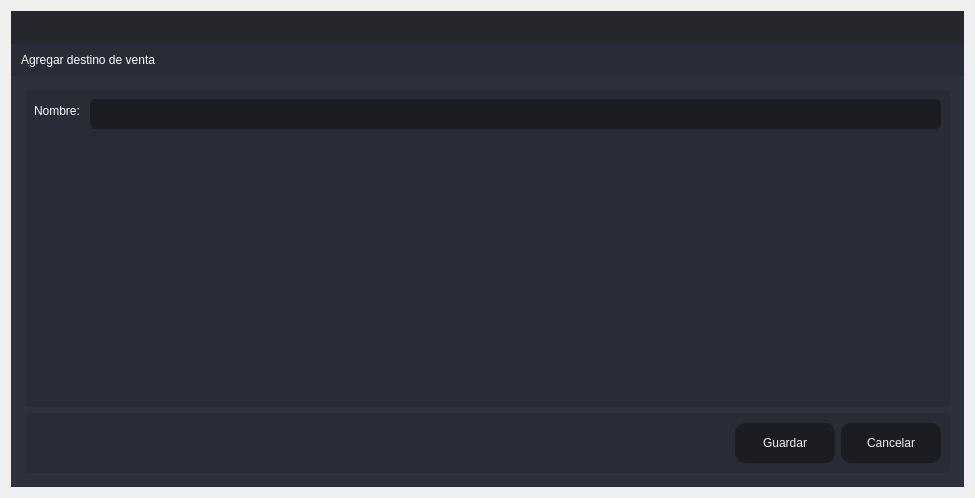
<?xml version="1.0" encoding="UTF-8"?>
<ui version="4.0">
 <class>Create_Destinovta</class>
 <widget class="QDialog" name="Create_Destinovta">
  <property name="windowModality">
   <enum>Qt::ApplicationModal</enum>
  </property>
  <property name="geometry">
   <rect>
    <x>0</x>
    <y>0</y>
    <width>975</width>
    <height>498</height>
   </rect>
  </property>
  <property name="windowTitle">
   <string>Agregar</string>
  </property>
  <layout class="QVBoxLayout" name="verticalLayout_6">
   <item>
    <widget class="QFrame" name="frame_main">
     <property name="styleSheet">
      <string notr="true">/* LINE EDIT */
QLineEdit {
	background-color: rgb(27, 29, 35);
	border-radius: 5px;
	border: 2px solid rgb(27, 29, 35);
	padding-left: 10px;
}
QLineEdit:hover {
	border: 2px solid rgb(64, 71, 88);
}
QLineEdit:focus {
	border: 2px solid rgb(91, 101, 124);
}

/* SCROLL BARS */
QScrollBar:horizontal {
    border: none;
    background: rgb(52, 59, 72);
    height: 14px;
    margin: 0px 21px 0 21px;
	border-radius: 0px;
}
QScrollBar::handle:horizontal {
    background: rgb(85, 170, 255);
    min-width: 25px;
	border-radius: 7px
}
QScrollBar::add-line:horizontal {
    border: none;
    background: rgb(55, 63, 77);
    width: 20px;
	border-top-right-radius: 7px;
    border-bottom-right-radius: 7px;
    subcontrol-position: right;
    subcontrol-origin: margin;
}
QScrollBar::sub-line:horizontal {
    border: none;
    background: rgb(55, 63, 77);
    width: 20px;
	border-top-left-radius: 7px;
    border-bottom-left-radius: 7px;
    subcontrol-position: left;
    subcontrol-origin: margin;
}
QScrollBar::up-arrow:horizontal, QScrollBar::down-arrow:horizontal
{
     background: none;
}
QScrollBar::add-page:horizontal, QScrollBar::sub-page:horizontal
{
     background: none;
}
 QScrollBar:vertical {
	border: none;
    background: rgb(52, 59, 72);
    width: 14px;
    margin: 21px 0 21px 0;
	border-radius: 0px;
 }
 QScrollBar::handle:vertical {	
	background: rgb(85, 170, 255);
    min-height: 25px;
	border-radius: 7px
 }
 QScrollBar::add-line:vertical {
     border: none;
    background: rgb(55, 63, 77);
     height: 20px;
	border-bottom-left-radius: 7px;
    border-bottom-right-radius: 7px;
     subcontrol-position: bottom;
     subcontrol-origin: margin;
 }
 QScrollBar::sub-line:vertical {
	border: none;
    background: rgb(55, 63, 77);
     height: 20px;
	border-top-left-radius: 7px;
    border-top-right-radius: 7px;
     subcontrol-position: top;
     subcontrol-origin: margin;
 }
 QScrollBar::up-arrow:vertical, QScrollBar::down-arrow:vertical {
     background: none;
 }

 QScrollBar::add-page:vertical, QScrollBar::sub-page:vertical {
     background: none;
 }

/* CHECKBOX */
QCheckBox::indicator {
    border: 3px solid rgb(52, 59, 72);
	width: 15px;
	height: 15px;
	border-radius: 10px;
    background: rgb(44, 49, 60);
}
QCheckBox::indicator:hover {
    border: 3px solid rgb(58, 66, 81);
}
QCheckBox::indicator:checked {
    background: 3px solid rgb(52, 59, 72);
	border: 3px solid rgb(52, 59, 72);	
	background-image: url(:/16x16/icons/16x16/cil-check-alt.png);
}

/* RADIO BUTTON */
QRadioButton::indicator {
    border: 3px solid rgb(52, 59, 72);
	width: 15px;
	height: 15px;
	border-radius: 10px;
    background: rgb(44, 49, 60);
}
QRadioButton::indicator:hover {
    border: 3px solid rgb(58, 66, 81);
}
QRadioButton::indicator:checked {
    background: 3px solid rgb(94, 106, 130);
	border: 3px solid rgb(52, 59, 72);	
}

/* COMBOBOX */
QComboBox{
	background-color: rgb(27, 29, 35);
	border-radius: 5px;
	border: 2px solid rgb(27, 29, 35);
	padding: 5px;
	padding-left: 10px;
}
QComboBox:hover{
	border: 2px solid rgb(64, 71, 88);
}
QComboBox::drop-down {
	subcontrol-origin: padding;
	subcontrol-position: top right;
	width: 25px; 
	border-left-width: 3px;
	border-left-color: rgba(39, 44, 54, 150);
	border-left-style: solid;
	border-top-right-radius: 3px;
	border-bottom-right-radius: 3px;	
	background-image: url(:/16x16/icons/16x16/cil-arrow-bottom.png);
	background-position: center;
	background-repeat: no-reperat;
 }
QComboBox QAbstractItemView {
	color: rgb(85, 170, 255);	
	background-color: rgb(27, 29, 35);
	padding: 10px;
	selection-background-color: rgb(39, 44, 54);
}

/* SLIDERS */
QSlider::groove:horizontal {
    border-radius: 9px;
    height: 18px;
	margin: 0px;
	background-color: rgb(52, 59, 72);
}
QSlider::groove:horizontal:hover {
	background-color: rgb(55, 62, 76);
}
QSlider::handle:horizontal {
    background-color: rgb(85, 170, 255);
    border: none;
    height: 18px;
    width: 18px;
    margin: 0px;
	border-radius: 9px;
}
QSlider::handle:horizontal:hover {
    background-color: rgb(105, 180, 255);
}
QSlider::handle:horizontal:pressed {
    background-color: rgb(65, 130, 195);
}

QSlider::groove:vertical {
    border-radius: 9px;
    width: 18px;
    margin: 0px;
	background-color: rgb(52, 59, 72);
}
QSlider::groove:vertical:hover {
	background-color: rgb(55, 62, 76);
}
QSlider::handle:vertical {
    background-color: rgb(85, 170, 255);
	border: none;
    height: 18px;
    width: 18px;
    margin: 0px;
	border-radius: 9px;
}
QSlider::handle:vertical:hover {
    background-color: rgb(105, 180, 255);
}
QSlider::handle:vertical:pressed {
    background-color: rgb(65, 130, 195);
}

</string>
     </property>
     <property name="frameShape">
      <enum>QFrame::NoFrame</enum>
     </property>
     <property name="frameShadow">
      <enum>QFrame::Raised</enum>
     </property>
     <layout class="QVBoxLayout" name="verticalLayout">
      <property name="spacing">
       <number>0</number>
      </property>
      <property name="leftMargin">
       <number>0</number>
      </property>
      <property name="topMargin">
       <number>0</number>
      </property>
      <property name="rightMargin">
       <number>0</number>
      </property>
      <property name="bottomMargin">
       <number>0</number>
      </property>
      <item>
       <widget class="QFrame" name="frame_top">
        <property name="minimumSize">
         <size>
          <width>0</width>
          <height>65</height>
         </size>
        </property>
        <property name="maximumSize">
         <size>
          <width>16777215</width>
          <height>65</height>
         </size>
        </property>
        <property name="styleSheet">
         <string notr="true">background-color: transparent;</string>
        </property>
        <property name="frameShape">
         <enum>QFrame::NoFrame</enum>
        </property>
        <property name="frameShadow">
         <enum>QFrame::Raised</enum>
        </property>
        <layout class="QHBoxLayout" name="horizontalLayout_3">
         <property name="spacing">
          <number>0</number>
         </property>
         <property name="leftMargin">
          <number>0</number>
         </property>
         <property name="topMargin">
          <number>0</number>
         </property>
         <property name="rightMargin">
          <number>0</number>
         </property>
         <property name="bottomMargin">
          <number>0</number>
         </property>
         <item>
          <widget class="QFrame" name="frame_toggle">
           <property name="maximumSize">
            <size>
             <width>70</width>
             <height>16777215</height>
            </size>
           </property>
           <property name="styleSheet">
            <string notr="true">background-color: rgb(27, 29, 35);</string>
           </property>
           <property name="frameShape">
            <enum>QFrame::NoFrame</enum>
           </property>
           <property name="frameShadow">
            <enum>QFrame::Raised</enum>
           </property>
           <layout class="QVBoxLayout" name="verticalLayout_3">
            <property name="spacing">
             <number>0</number>
            </property>
            <property name="leftMargin">
             <number>0</number>
            </property>
            <property name="topMargin">
             <number>0</number>
            </property>
            <property name="rightMargin">
             <number>0</number>
            </property>
            <property name="bottomMargin">
             <number>0</number>
            </property>
           </layout>
          </widget>
         </item>
         <item>
          <widget class="QFrame" name="frame_top_right">
           <property name="styleSheet">
            <string notr="true">background: transparent;</string>
           </property>
           <property name="frameShape">
            <enum>QFrame::NoFrame</enum>
           </property>
           <property name="frameShadow">
            <enum>QFrame::Raised</enum>
           </property>
           <layout class="QVBoxLayout" name="verticalLayout_2">
            <property name="spacing">
             <number>0</number>
            </property>
            <property name="leftMargin">
             <number>0</number>
            </property>
            <property name="topMargin">
             <number>0</number>
            </property>
            <property name="rightMargin">
             <number>0</number>
            </property>
            <property name="bottomMargin">
             <number>0</number>
            </property>
            <item>
             <widget class="QFrame" name="frame_top_btns">
              <property name="maximumSize">
               <size>
                <width>16777215</width>
                <height>42</height>
               </size>
              </property>
              <property name="styleSheet">
               <string notr="true">background-color: rgba(27, 29, 35, 200)</string>
              </property>
              <property name="frameShape">
               <enum>QFrame::NoFrame</enum>
              </property>
              <property name="frameShadow">
               <enum>QFrame::Raised</enum>
              </property>
              <layout class="QHBoxLayout" name="horizontalLayout_4">
               <property name="spacing">
                <number>0</number>
               </property>
               <property name="leftMargin">
                <number>0</number>
               </property>
               <property name="topMargin">
                <number>0</number>
               </property>
               <property name="rightMargin">
                <number>0</number>
               </property>
               <property name="bottomMargin">
                <number>0</number>
               </property>
               <item>
                <widget class="QFrame" name="frame_label_top_btns">
                 <property name="sizePolicy">
                  <sizepolicy hsizetype="Expanding" vsizetype="Preferred">
                   <horstretch>0</horstretch>
                   <verstretch>0</verstretch>
                  </sizepolicy>
                 </property>
                 <property name="frameShape">
                  <enum>QFrame::NoFrame</enum>
                 </property>
                 <property name="frameShadow">
                  <enum>QFrame::Raised</enum>
                 </property>
                 <layout class="QHBoxLayout" name="horizontalLayout_10">
                  <property name="spacing">
                   <number>0</number>
                  </property>
                  <property name="leftMargin">
                   <number>5</number>
                  </property>
                  <property name="topMargin">
                   <number>0</number>
                  </property>
                  <property name="rightMargin">
                   <number>10</number>
                  </property>
                  <property name="bottomMargin">
                   <number>0</number>
                  </property>
                 </layout>
                </widget>
               </item>
               <item alignment="Qt::AlignRight">
                <widget class="QFrame" name="frame_btns_right">
                 <property name="sizePolicy">
                  <sizepolicy hsizetype="Expanding" vsizetype="Preferred">
                   <horstretch>0</horstretch>
                   <verstretch>0</verstretch>
                  </sizepolicy>
                 </property>
                 <property name="maximumSize">
                  <size>
                   <width>120</width>
                   <height>16777215</height>
                  </size>
                 </property>
                 <property name="frameShape">
                  <enum>QFrame::NoFrame</enum>
                 </property>
                 <property name="frameShadow">
                  <enum>QFrame::Raised</enum>
                 </property>
                 <layout class="QHBoxLayout" name="horizontalLayout_5">
                  <property name="spacing">
                   <number>0</number>
                  </property>
                  <property name="leftMargin">
                   <number>0</number>
                  </property>
                  <property name="topMargin">
                   <number>0</number>
                  </property>
                  <property name="rightMargin">
                   <number>0</number>
                  </property>
                  <property name="bottomMargin">
                   <number>0</number>
                  </property>
                 </layout>
                </widget>
               </item>
              </layout>
             </widget>
            </item>
            <item>
             <widget class="QFrame" name="frame_top_info">
              <property name="maximumSize">
               <size>
                <width>16777215</width>
                <height>65</height>
               </size>
              </property>
              <property name="styleSheet">
               <string notr="true">background-color: rgb(39, 44, 54);</string>
              </property>
              <property name="frameShape">
               <enum>QFrame::NoFrame</enum>
              </property>
              <property name="frameShadow">
               <enum>QFrame::Raised</enum>
              </property>
              <layout class="QHBoxLayout" name="horizontalLayout_8">
               <property name="spacing">
                <number>0</number>
               </property>
               <property name="leftMargin">
                <number>10</number>
               </property>
               <property name="topMargin">
                <number>0</number>
               </property>
               <property name="rightMargin">
                <number>10</number>
               </property>
               <property name="bottomMargin">
                <number>0</number>
               </property>
               <item>
                <widget class="QLabel" name="label">
                 <property name="styleSheet">
                  <string notr="true">font: 75 16pt &quot;MS Shell Dlg 2&quot;;
color: rgb(255, 255, 255);</string>
                 </property>
                 <property name="text">
                  <string>Agregar destino de venta</string>
                 </property>
                </widget>
               </item>
              </layout>
             </widget>
            </item>
           </layout>
          </widget>
         </item>
        </layout>
       </widget>
      </item>
      <item>
       <widget class="QFrame" name="frame_center">
        <property name="sizePolicy">
         <sizepolicy hsizetype="Expanding" vsizetype="Expanding">
          <horstretch>0</horstretch>
          <verstretch>0</verstretch>
         </sizepolicy>
        </property>
        <property name="styleSheet">
         <string notr="true">background-color: rgb(40, 44, 52);</string>
        </property>
        <property name="frameShape">
         <enum>QFrame::NoFrame</enum>
        </property>
        <property name="frameShadow">
         <enum>QFrame::Raised</enum>
        </property>
        <layout class="QHBoxLayout" name="horizontalLayout_2">
         <property name="spacing">
          <number>0</number>
         </property>
         <property name="leftMargin">
          <number>0</number>
         </property>
         <property name="topMargin">
          <number>0</number>
         </property>
         <property name="rightMargin">
          <number>0</number>
         </property>
         <property name="bottomMargin">
          <number>0</number>
         </property>
         <item>
          <widget class="QFrame" name="frame_content_right">
           <property name="styleSheet">
            <string notr="true">background-color: rgb(44, 49, 60);</string>
           </property>
           <property name="frameShape">
            <enum>QFrame::NoFrame</enum>
           </property>
           <property name="frameShadow">
            <enum>QFrame::Raised</enum>
           </property>
           <layout class="QVBoxLayout" name="verticalLayout_4">
            <property name="spacing">
             <number>0</number>
            </property>
            <property name="leftMargin">
             <number>0</number>
            </property>
            <property name="topMargin">
             <number>0</number>
            </property>
            <property name="rightMargin">
             <number>0</number>
            </property>
            <property name="bottomMargin">
             <number>0</number>
            </property>
            <item>
             <widget class="QFrame" name="frame_content">
              <property name="frameShape">
               <enum>QFrame::NoFrame</enum>
              </property>
              <property name="frameShadow">
               <enum>QFrame::Raised</enum>
              </property>
              <layout class="QVBoxLayout" name="verticalLayout_9">
               <property name="spacing">
                <number>0</number>
               </property>
               <property name="leftMargin">
                <number>5</number>
               </property>
               <property name="topMargin">
                <number>5</number>
               </property>
               <property name="rightMargin">
                <number>5</number>
               </property>
               <property name="bottomMargin">
                <number>5</number>
               </property>
               <item>
                <widget class="QStackedWidget" name="stackedWidget">
                 <property name="styleSheet">
                  <string notr="true">background: transparent;</string>
                 </property>
                 <property name="currentIndex">
                  <number>0</number>
                 </property>
                 <widget class="QWidget" name="page_home">
                  <layout class="QVBoxLayout" name="verticalLayout_10">
                   <item>
                    <widget class="QFrame" name="frame">
                     <property name="styleSheet">
                      <string notr="true">background-color: rgb(39, 44, 54);
border-radius: 5px;</string>
                     </property>
                     <property name="frameShape">
                      <enum>QFrame::StyledPanel</enum>
                     </property>
                     <property name="frameShadow">
                      <enum>QFrame::Raised</enum>
                     </property>
                     <layout class="QVBoxLayout" name="verticalLayout_5">
                      <item>
                       <layout class="QFormLayout" name="formLayout_2">
                        <item row="0" column="1">
                         <widget class="QLineEdit" name="lineEditCreate">
                          <property name="minimumSize">
                           <size>
                            <width>0</width>
                            <height>30</height>
                           </size>
                          </property>
                          <property name="styleSheet">
                           <string notr="true">QLineEdit {
	background-color: rgb(27, 29, 35);
	border-radius: 5px;
	border: 2px solid rgb(27, 29, 35);
	padding-left: 10px;
	font: 75 12pt &quot;MS Shell Dlg 2&quot;;
	color: rgb(255, 255, 255);
}
QLineEdit:hover {
	border: 2px solid rgb(64, 71, 88);
}
QLineEdit:focus {
	border: 2px solid rgb(91, 101, 124);
}</string>
                          </property>
                         </widget>
                        </item>
                        <item row="0" column="0">
                         <widget class="QLabel" name="label_2">
                          <property name="styleSheet">
                           <string notr="true">font: 75 12pt &quot;MS Shell Dlg 2&quot;;
color: rgb(255, 255, 255);</string>
                          </property>
                          <property name="text">
                           <string>Nombre: </string>
                          </property>
                         </widget>
                        </item>
                       </layout>
                      </item>
                     </layout>
                    </widget>
                   </item>
                   <item>
                    <widget class="QFrame" name="frame_2">
                     <property name="minimumSize">
                      <size>
                       <width>0</width>
                       <height>60</height>
                      </size>
                     </property>
                     <property name="maximumSize">
                      <size>
                       <width>16777215</width>
                       <height>60</height>
                      </size>
                     </property>
                     <property name="styleSheet">
                      <string notr="true">background-color: rgb(39, 44, 54);
border-radius: 5px;</string>
                     </property>
                     <property name="frameShape">
                      <enum>QFrame::StyledPanel</enum>
                     </property>
                     <property name="frameShadow">
                      <enum>QFrame::Raised</enum>
                     </property>
                     <layout class="QHBoxLayout" name="horizontalLayout_9">
                      <item>
                       <layout class="QGridLayout" name="gridLayout">
                        <item row="0" column="0">
                         <spacer name="horizontalSpacer">
                          <property name="orientation">
                           <enum>Qt::Horizontal</enum>
                          </property>
                          <property name="sizeHint" stdset="0">
                           <size>
                            <width>40</width>
                            <height>20</height>
                           </size>
                          </property>
                         </spacer>
                        </item>
                        <item row="0" column="1">
                         <widget class="QPushButton" name="btnAgregarAduana">
                          <property name="minimumSize">
                           <size>
                            <width>100</width>
                            <height>40</height>
                           </size>
                          </property>
                          <property name="styleSheet">
                           <string notr="true">QPushButton {
	border-color: rgb(27, 29, 35);
	font: 75 10pt &quot;MS Shell Dlg 2&quot;;
	color: rgb(240, 240, 240);
	background-color: rgb(27, 29, 35);
	border: 0px solid;
	border-radius: 10px;	
}
QPushButton:hover {
	background-color:rgb(44, 49, 60);
	border-color: rgb(27, 29, 35);
	border: 2px solid;
}</string>
                          </property>
                          <property name="text">
                           <string>Guardar</string>
                          </property>
                         </widget>
                        </item>
                        <item row="0" column="2">
                         <widget class="QPushButton" name="btnCancelarAduana">
                          <property name="minimumSize">
                           <size>
                            <width>100</width>
                            <height>40</height>
                           </size>
                          </property>
                          <property name="styleSheet">
                           <string notr="true">QPushButton {
	border-color: rgb(27, 29, 35);
	font: 75 10pt &quot;MS Shell Dlg 2&quot;;
	color: rgb(240, 240, 240);
	background-color: rgb(27, 29, 35);
	border: 0px solid;
	border-radius: 10px;	
}
QPushButton:hover {
	background-color:rgb(44, 49, 60);
	border-color: rgb(27, 29, 35);
	border: 2px solid;
}</string>
                          </property>
                          <property name="text">
                           <string>Cancelar</string>
                          </property>
                         </widget>
                        </item>
                       </layout>
                      </item>
                     </layout>
                    </widget>
                   </item>
                  </layout>
                 </widget>
                </widget>
               </item>
              </layout>
             </widget>
            </item>
           </layout>
          </widget>
         </item>
        </layout>
       </widget>
      </item>
     </layout>
    </widget>
   </item>
  </layout>
 </widget>
 <resources/>
 <connections/>
</ui>
